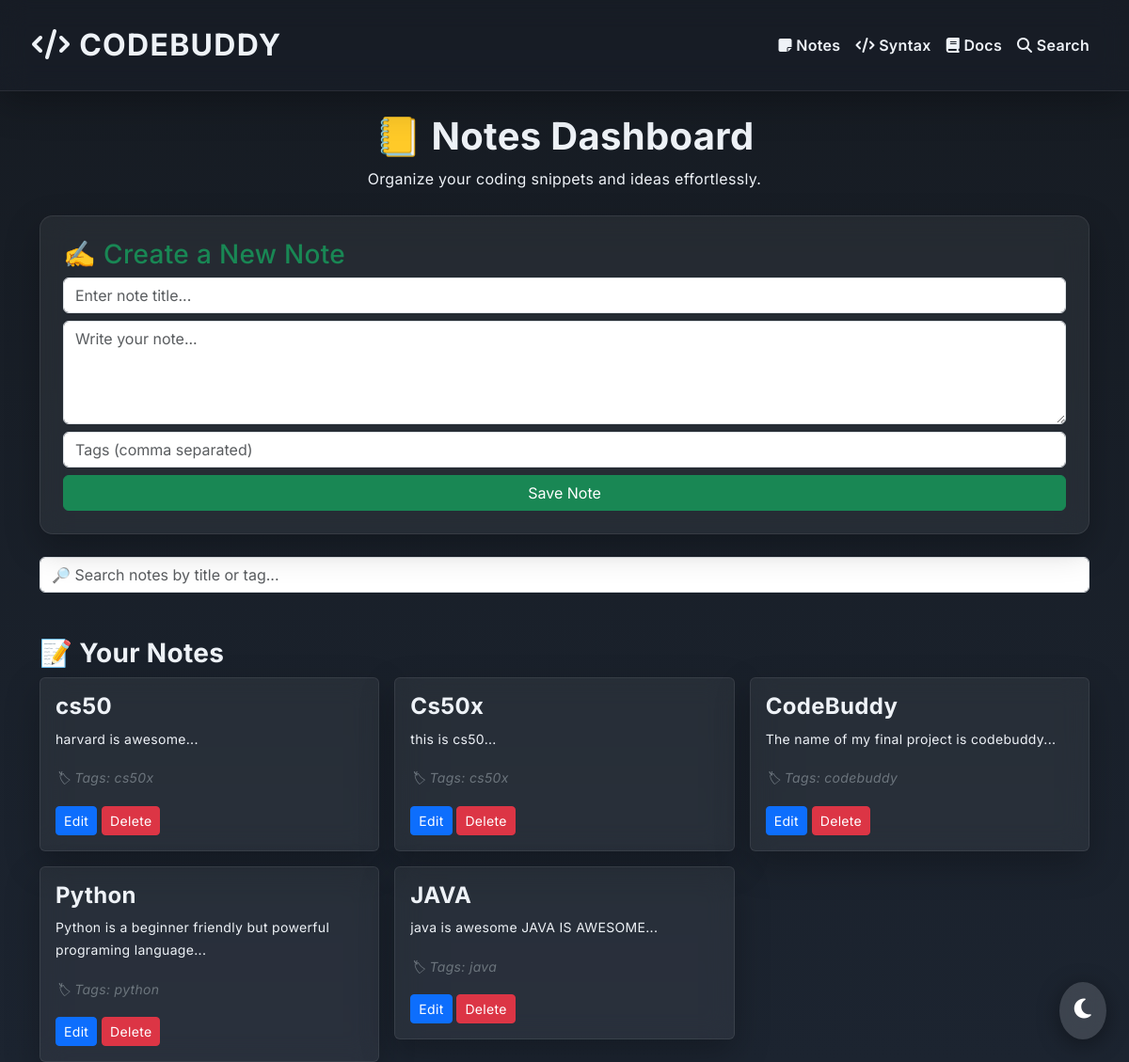
The app's page /notes with its own data.
### tables this page shows
CREATE TABLE notes (
    id INTEGER PRIMARY KEY AUTOINCREMENT,
    title TEXT NOT NULL,
    content TEXT NOT NULL,
    tags TEXT
);

### app.py (the view, shortened to what this page needs)
@app.route("/notes", methods=["GET", "POST"])
def notes():
    conn = sqlite3.connect("codebuddy.db")
    cursor = conn.cursor()
    notes = cursor.execute("SELECT * FROM notes").fetchall()
    cursor.close()
    conn.close()
    return render_template("notes.html", notes=notes)  #  Send notes to HTML

### templates/notes.html (shortened to what this page needs)
{% extends "layout.html" %}
{% block content %}
<div class="container mt-4">
    <h1 class="text-center fw-bold theme-primary">📒 Notes Dashboard</h1>
    <p class="text-center theme-text">Organize your coding snippets and ideas effortlessly.</p>
    <div class="glass-card p-4 mt-4">
        <h3 class="text-success">✍ Create a New Note</h3>
        <form id="noteForm" action="/notes" method="post">
            <input type="text" name="title" class="form-control mb-2" placeholder="Enter note title..." required>
            <textarea name="content" class="form-control mb-2" placeholder="Write your note..." rows="4" required></textarea>
            <input type="text" name="tags" class="form-control mb-2" placeholder="Tags (comma separated)">
            <button type="submit" class="btn btn-success w-100">Save Note</button>
        </form>
    </div>
    <div class="mt-4">
        <input type="text" id="query" class="form-control" placeholder="🔎 Search notes by title or tag..." onkeyup="searchNotes()">
    </div>
    <div class="mt-5">
        <h3 class="fw-bold">📝 Your Notes</h3>
        <div class="row g-3">
            {% for note in notes %}
            <div class="col-md-6 col-lg-4">
                <div class="glass-card p-3 rounded">
                    <h4 class="fw-bold theme-accent">{{ note[1] }}</h4>
                    <p class="small theme-text">{{ note[2][:150] }}...</p>
                    <small class="theme-text text-secondary fst-italic">🏷 Tags: {{ note[3] }}</small>
                    <div class="mt-3">
                        <a href="/edit_notes/{{ note[0] }}" class="btn btn-primary btn-sm">Edit</a>
                        <a href="/delete_notes/{{ note[0] }}" class="btn btn-danger btn-sm">Delete</a>
                    </div>
                </div>
            </div>
            {% endfor %}
        </div>
    </div>
</div>
{% endblock %}

### templates/layout.html (shortened to what this page needs)
<!DOCTYPE html>
<html lang="en">
<head>
    <link href="https://cdn.jsdelivr.net/npm/bootstrap@5.3.0/dist/css/bootstrap.min.css" rel="stylesheet">
    <link rel="stylesheet" href="https://cdnjs.cloudflare.com/ajax/libs/font-awesome/6.4.0/css/all.min.css">
    <link rel="stylesheet" href="{{ url_for('static', filename='style.css') }}">
</head>
<body>
    <nav class="navbar navbar-expand-lg navbar-light glass-navbar">
        <a class="navbar-brand fw-bold" href="/">
            <i class="fas fa-code"></i> CodeBuddy
        </a>
        <div class="collapse navbar-collapse" id="navbarNav">
            <ul class="navbar-nav ms-auto">
                <li class="nav-item"><a class="nav-link" href="/notes"><i class="fas fa-sticky-note"></i> Notes</a></li>
                <li class="nav-item"><a class="nav-link" href="/syntax"><i class="fas fa-code"></i> Syntax</a></li>
                <li class="nav-item"><a class="nav-link" href="/docs"><i class="fas fa-book"></i> Docs</a></li>
                <li class="nav-item"><a class="nav-link" href="/search"><i class="fas fa-search"></i> Search</a></li>
            </ul>
        </div>
    </nav>
    <div class="container-fluid mt-4">
        {% block content %}
        {% endblock %}
    </div>
    <div class="dark-mode-toggle" onclick="toggleDarkMode()">
        <i class="fas fa-moon"></i>
    </div>
</body>
</html>

### static/style.css (style rules this page uses)
body { font-family: 'Inter', sans-serif; background: linear-gradient(180deg, #161b22 0%, #1c2430 100%); color: #eef2f7; transition: background 0.5s ease, color 0.5s ease; letter-spacing: 0.02rem; line-height: 1.7; }
.glass-navbar { box-shadow: 0 10px 40px rgba(0, 0, 0, 0.3); padding: 16px 34px; background: rgba(32, 38, 50, 0.2); border-bottom: 1px solid rgba(255, 255, 255, 0.08); backdrop-filter: blur(15px); }
.navbar-brand { font-size: 2rem; font-weight: 700; color: var(--text-color-light); text-transform: uppercase; letter-spacing: 0.08rem; }
.nav-link { font-weight: 600; color: var(--text-color-light); transition: color 0.01s ease-in-out; }
.glass-card { transition: transform 0.4s ease, box-shadow 0.4s ease; background: rgba(255, 255, 255, 0.06); backdrop-filter: blur(14px); border-radius: 14px; box-shadow: 0 14px 36px rgba(0, 0, 0, 0.25); border: 1px solid rgba(255, 255, 255, 0.08); padding: 20px; }
.dark-mode-toggle { position: fixed; bottom: 24px; right: 24px; background: rgba(255, 255, 255, 0.15); padding: 16px; border-radius: 50%; cursor: pointer; backdrop-filter: blur(10px); box-shadow: 0 5px 25px rgba(0, 0, 0, 0.4); transition: transform 0.3s ease; }
.dark-mode-toggle i { font-size: 24px; color: #ffffff; }
:root { --primary-color: #4e99e6; --accent-color: #ff7755; --background-color: #eef2f7; --button-color: #4e99e6; --button-text-color: #ffffff; --secondary-button-color: #a7b4c2; --secondary-button-text: #ffffff; --muted-color: #8995a8; --alert-color: #ffc107; --code-bg: #262b36; --toggle-bg: #ffffff; --hover-color-light: black; --hover-color-dark: white; }

### records on screen
notes: title "cs50", content "harvard is awesome", tags "cs50x"
notes: title "Cs50x", content "this is cs50", tags "cs50x"
notes: title "CodeBuddy", content "The name of my final project is codebuddy", tags "codebuddy"
notes: title "Python", content "Python is a beginner friendly but powerful programing language", tags "python"
notes: title "JAVA", content "java is awesome JAVA IS AWESOME", tags "java"
